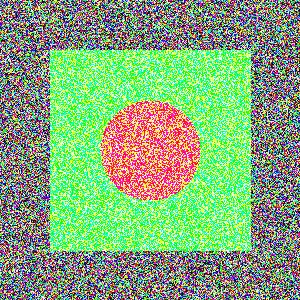
#> input picture feature/mcp/test_image.jpg, 300 x 300 px
$ python image_binarization.py
#> lines starting #> are read from the running program, lines starting #| are printed output that depends on the picture
#!/usr/bin/env python3
# -*- coding: utf-8 -*-
"""
图像二值化处理模块
使用OpenCV对图像进行二值化操作
"""

import cv2
import numpy as np
from typing import Tuple


def load_image(image_path: str) -> np.ndarray:
    """加载图像文件

    Args:
        image_path: 图像文件路径

    Returns:
        加载的BGR图像，形状(H,W,3)

    Raises:
        FileNotFoundError: 当图像文件不存在时
    """
    image = cv2.imread(image_path)
    if image is None:
        raise FileNotFoundError(f"无法加载图像文件: {image_path}")
    return image


def convert_to_grayscale(img: np.ndarray) -> np.ndarray:
    """将彩色图像转换为灰度图

    Args:
        img: 输入BGR图像，形状(H,W,3)

    Returns:
        灰度图像，形状(H,W)
    """
    if len(img.shape) == 3:
        # 转换为灰度图（OpenCV处理规范）
        gray = cv2.cvtColor(img, cv2.COLOR_BGR2GRAY)
    else:
        gray = img
    return gray


def apply_threshold(gray_img: np.ndarray, threshold_value: int = 127,
                   max_value: int = 255, threshold_type: int = cv2.THRESH_BINARY) -> Tuple[float, np.ndarray]:
    """应用阈值二值化

    Args:
        gray_img: 输入灰度图像，形状(H,W)
        threshold_value: 阈值，默认127
        max_value: 最大值，默认255
        threshold_type: 阈值类型，默认为THRESH_BINARY

    Returns:
        元组：(实际使用的阈值, 二值化后的图像)
    """
    ret, binary_img = cv2.threshold(gray_img, threshold_value, max_value, threshold_type)
    return ret, binary_img


def apply_adaptive_threshold(gray_img: np.ndarray, max_value: int = 255,
                           adaptive_method: int = cv2.ADAPTIVE_THRESH_MEAN_C,
                           threshold_type: int = cv2.THRESH_BINARY,
                           block_size: int = 11, c: int = 2) -> np.ndarray:
    """应用自适应阈值二值化

    Args:
        gray_img: 输入灰度图像，形状(H,W)
        max_value: 最大值，默认255
        adaptive_method: 自适应方法，默认为ADAPTIVE_THRESH_MEAN_C
        threshold_type: 阈值类型，默认为THRESH_BINARY
        block_size: 邻域大小，默认11
        c: 常数项，默认2

    Returns:
        自适应二值化后的图像，形状(H,W)
    """
    adaptive_binary = cv2.adaptiveThreshold(
        gray_img, max_value, adaptive_method, threshold_type, block_size, c
    )
    return adaptive_binary


def apply_otsu_threshold(gray_img: np.ndarray) -> Tuple[float, np.ndarray]:
    """应用Otsu自动阈值二值化

    Args:
        gray_img: 输入灰度图像，形状(H,W)

    Returns:
        元组：(Otsu阈值, 二值化后的图像)
    """
    ret, otsu_binary = cv2.threshold(
        gray_img, 0, 255, cv2.THRESH_BINARY + cv2.THRESH_OTSU
    )
    return ret, otsu_binary


def save_image(image: np.ndarray, output_path: str) -> None:
    """保存图像到文件

    Args:
        image: 要保存的图像
        output_path: 输出文件路径
    """
    cv2.imwrite(output_path, image)
    print(f"图像已保存到: {output_path}")


def display_images(original: np.ndarray, binary: np.ndarray, window_name: str = "图像对比") -> None:
    """显示原图和二值化结果对比

    Args:
        original: 原始图像
        binary: 二值化图像
        window_name: 窗口名称
    """
    # 将图像水平拼接显示
    if len(original.shape) == 3:
        original_gray = convert_to_grayscale(original)
    else:
        original_gray = original

    combined = np.hstack((original_gray, binary))

    cv2.imshow(window_name, combined)
    print("按任意键关闭窗口...")
    cv2.waitKey(0)
    cv2.destroyAllWindows()


def main():
    """主函数：对test_image.jpg进行二值化处理"""
    image_path = "test_image.jpg"

    try:
        # 1. 加载图像
        print("正在加载图像...")
        original_img = load_image(image_path)
#> in load_image, image is the input picture: shape (300, 300, 3); mean B, G, R 123.8, 166.9, 133.5
        print(f"图像尺寸: {original_img.shape}")
#| 图像尺寸: (300, 300, 3)

        # 2. 转换为灰度图
        print("转换为灰度图...")
        gray_img = convert_to_grayscale(original_img)
#> in convert_to_grayscale, `gray = cv2.cvtColor(img, cv2.COLOR_BGR2GRAY)`:
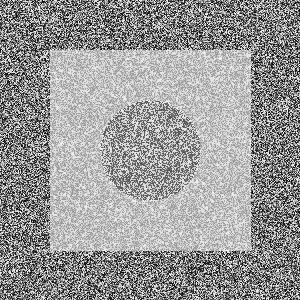
#> gray: shape (300, 300); min 1, max 253, mean 152

        # 3. 固定阈值二值化
        print("应用固定阈值二值化...")
        _, binary_fixed = apply_threshold(gray_img, threshold_value=127)
#> in apply_threshold, `ret, binary_img = cv2.threshold(gray_img, threshold_value, max_value, ..`:
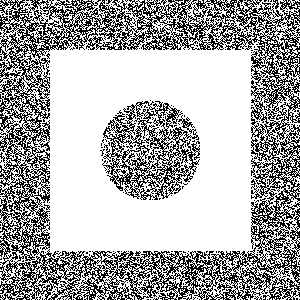
#> binary_img: shape (300, 300); 67.5% white; black in thin lines or dots
#> in apply_threshold, `ret, binary_img = cv2.threshold(gray_img, threshold_value, max_value, ..`: ret = 127
        save_image(binary_fixed, "binary_fixed_threshold.jpg")

        # 4. 自适应阈值二值化
        print("应用自适应阈值二值化...")
        binary_adaptive = apply_adaptive_threshold(gray_img)
#> in apply_adaptive_threshold, `adaptive_binary = cv2.adaptiveThreshold( gray_img, max_value, adaptive..`:
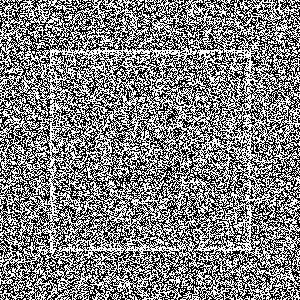
#> adaptive_binary: shape (300, 300); 50.6% white; black in thin lines or dots
        save_image(binary_adaptive, "binary_adaptive_threshold.jpg")

        # 5. Otsu自动阈值二值化
        print("应用Otsu自动阈值二值化...")
        otsu_threshold, binary_otsu = apply_otsu_threshold(gray_img)
#> in apply_otsu_threshold, `ret, otsu_binary = cv2.threshold( gray_img, 0, 255, cv2.THRESH_BINARY ..`:
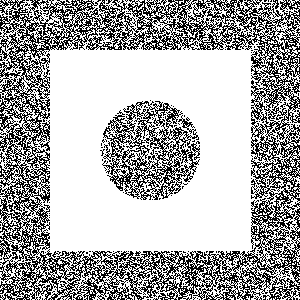
#> otsu_binary: shape (300, 300); 67.1% white; black in thin lines or dots
#> in apply_otsu_threshold, `ret, otsu_binary = cv2.threshold( gray_img, 0, 255, cv2.THRESH_BINARY ..`: ret = 130
#> otsu_threshold = 130
        print(f"Otsu阈值: {otsu_threshold:.2f}")
#| Otsu阈值: 130.00
        save_image(binary_otsu, "binary_otsu_threshold.jpg")

        # 6. 显示对比结果（使用Otsu结果）
        print("显示图像对比...")
        display_images(original_img, binary_otsu, "原图 vs Otsu二值化")
#> in display_images, `combined = np.hstack((original_gray, binary))`:
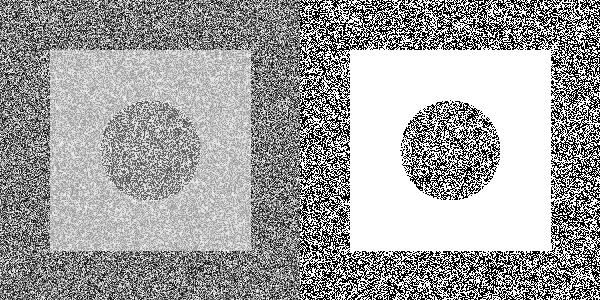
#> combined: shape (300, 600); min 0, max 255, mean 161.6

        print("二值化处理完成！")

    except FileNotFoundError as e:
        print(f"错误: {e}")
    except Exception as e:
        print(f"处理过程中发生错误: {e}")


if __name__ == "__main__":
    main()
